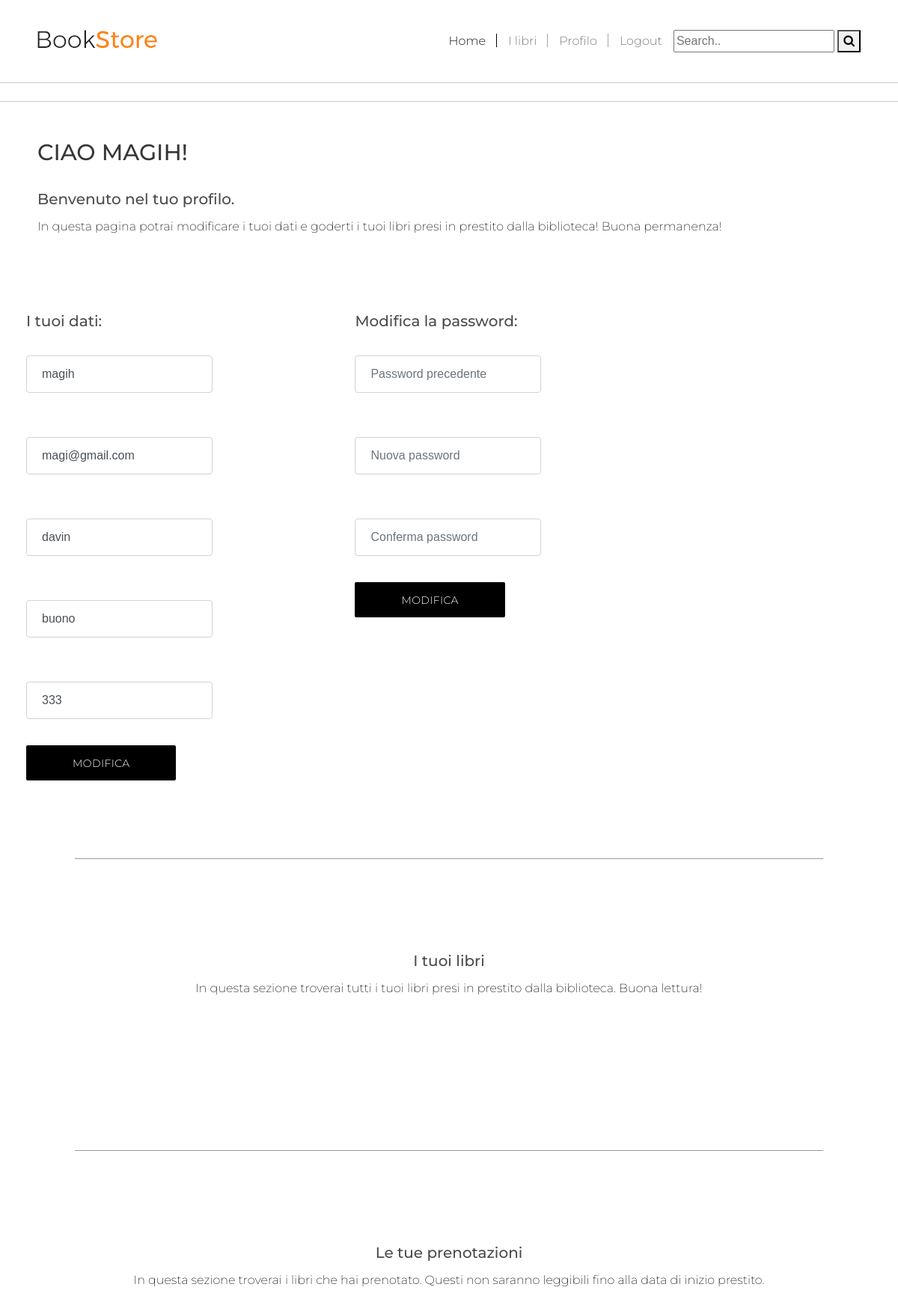
Screenshot of /book-store_Html/book-store/html/profilo.php (signed in) with the database file from the repository.
### tables this page shows
CREATE TABLE `utenti` (
  `numero` int(11) NOT NULL,
  `username` varchar(17) NOT NULL,
  `password` varchar(4000) NOT NULL,
  `email` varchar(25) NOT NULL,
  `nome` varchar(15) NOT NULL,
  `cognome` varchar(15) NOT NULL,
  `telefono` bigint(11) NOT NULL
);

### book-store_Html/book-store/html/profilo.php (the view, shortened to what this page needs)
<!DOCTYPE html>
<html lang="en">
<head>
    <link rel="stylesheet" href="css/bootstrap.min.css">
    <link rel="stylesheet" href="https://cdnjs.cloudflare.com/ajax/libs/font-awesome/4.7.0/css/font-awesome.min.css">
    <link rel="stylesheet" type="text/css" href="css/owl.carousel.min.css">
    <link rel="stylesheet" href="css/styles.css">
</head>
<body>
    <header>
        <div class="main-menu">
            <div class="container">
                <nav class="navbar navbar-expand-lg navbar-light">
                    <a class="navbar-brand" href="index.php"><img src="images/logo.png" alt="logo"></a>
                    <div class="collapse navbar-collapse" id="navbarSupportedContent">
                      <ul class="navbar-nav ml-auto">
                          <li class="navbar-item active">
                              <a href="index.php" class="nav-link">Home</a>
                          </li>
                          <li class="navbar-item">
                              <a href="biblio.php" class="nav-link">I libri</a>
                          </li>
                          <?php
                            if(isset($_SESSION['usr'])){
                              echo("<li class='navbar-item'>
                                  <a href='profilo.php' class='nav-link'>Profilo</a>
                              </li><li class='navbar-item'>
                                  <a href='logout.php' class='nav-link'>Logout</a>
                              </li>");
                            }
                           ?>
                      </ul>
                        <div class="search-container">
  <form action="ricercaRap.php">
    <input type="text" placeholder="Search.." name="titolo">
    <button type="submit"><i class="fa fa-search"></i></button>
  </form>
</div>
                    </div>
                </nav>
            </div>
        </div>
    </header>
    <div class="breadcrumb">
    </div>
    <section class="static about-sec">
        <div class="container">
          <?php
            echo("<h1>Ciao {$_SESSION['usr']}!</h1>");
           ?>
           <h3>Benvenuto nel tuo profilo.</h3>
           <p>In questa pagina potrai modificare i tuoi dati e goderti i tuoi libri presi in prestito dalla biblioteca! Buona permanenza!</p>
           <br>
           <div class="row">
               <form name ="pro" class="form">
                 <div class="form-group">
                     <h3>I tuoi dati:</h3>
           <?php
             require 'strconn.php';
             if(isset($_SESSION['usr'])){
               $query="SELECT username, email, nome, cognome, telefono FROM utenti WHERE username='{$_SESSION["usr"]}'";
               $tab=$dbconn->query($query);
               if($row=$tab->fetch_array(MYSQLI_NUM)){
                 echo("&nbsp&nbsp&nbsp
                 <input class='form-control mr-sm-2' type='search' placeholder='Username' aria-label='Search' value='{$row[0]}' id='uName' onfocusout='ctrlUser()'>
                 &nbsp&nbsp&nbsp&nbsp
                 <input class='form-control mr-sm-2' type='search' placeholder='Email' value='{$row[1]}' id='eMail' aria-label='Search'>
                 &nbsp&nbsp&nbsp&nbsp
                 <input class='form-control mr-sm-2' type='search' placeholder='Nome' value='{$row[2]}' id='nome' aria-label='Search'>
                 &nbsp&nbsp&nbsp&nbsp
                 <input class='form-control mr-sm-2' type='search' placeholder='Cognome' value='{$row[3]}' id='cogn' aria-label='Search'>
                 &nbsp&nbsp&nbsp&nbsp
                 <input class='form-control mr-sm-2' type='search' placeholder='Telefono' value='{$row[4]}' id='tel' aria-label='Search'>
                 <a onclick='ctrlNDati()' class='btn btn-primary btn-lg active' role='button' aria-pressed='true'>Modifica</a>");
               }
             }
            ?>
          </div>
        </form>
   <div class="row">
    <form name ="pro" class="form">
      <div class="form-group">
          <h3>Modifica la password:</h3>
      <input class='form-control mr-sm-2' type='password' placeholder='Password precedente' aria-label='Search' id='oPsw' onfocusout='ctrlOPSW()'>
      <input class='form-control mr-sm-2' type='password' placeholder='Nuova password' id='nPsw' aria-label='Search'>
      <input class='form-control mr-sm-2' type='password' placeholder='Conferma password' id='cPsw' aria-label='Search'>
      <a onclick='ctrlNPsw()' class='btn btn-primary btn-lg active' role='button' aria-pressed='true'>Modifica</a>
</div>
</form>
</div>
</div>
<section class="recomended-sec">
    <div class="container">
<br><hr><br>
</div>
</section>
<section class="recomended-sec">
    <div class="container">
      <h3>I tuoi libri</h3>
      <p>In questa sezione troverai tutti i tuoi libri presi in prestito dalla biblioteca. Buona lettura!</p><br><br><br>
    </div>
</section>
<section class="recomended-sec">
    <div class="container">
<br><hr><br>
</div>
</section>
<section class="recomended-sec">
    <div class="container">
      <h3>Le tue prenotazioni</h3>
      <p>In questa sezione troverai i libri che hai prenotato. Questi non saranno leggibili fino alla data di inizio prestito.</p><br><br><br>
    </div>
</section>
    </section>
</body>
</html>

### book-store_Html/book-store/html/css/styles.css (style rules this page uses)
body { margin: 0px; padding: 0px; font-family: 'Montserrat', sans-serif; color: #000; float: left; width: 100%; }
* { -webkit-box-sizing: border-box; -moz-box-sizing: border-box; box-sizing: border-box; }
*:before, *:after { -webkit-box-sizing: border-box; -moz-box-sizing: border-box; box-sizing: border-box; }
h1, h2, h3, h4, h5, h6, ul { margin: 0px; padding: 0px; }
input { font-family: 'Raleway', sans-serif; outline: 0; }
.btn { background: #ff9700; opacity: 1; color: #fff; text-transform: uppercase; padding: 15px 20px 11px; font-size: 14px; font-weight: 500; letter-spacing: 0.4px; border: 2px solid #ff9700; border-radius: 2px; }
.container { width: auto; padding: 0 50px; max-width: 1200px; }
section { float: left; width: 100%; }
img { max-width: 100%; }
header .main-menu { padding: 40px 0; }
header .main-menu .navbar { padding: 0; }
header .main-menu .navbar-brand { padding: 0; margin-top: -10px; }
header .main-menu .navbar-light .navbar-nav .navbar-item { padding: 0 15px; position: relative; }
header .main-menu .navbar-light .navbar-nav .navbar-item:after { content: ''; width: 1px; height: 18px; float: right; background: #a3a3a3; position: absolute; right: 0; top: 2px; }
header .main-menu .navbar-light .navbar-nav .navbar-item:last-child:after { display: none; }
header .main-menu .navbar-light .navbar-nav .navbar-item.active { color: #000; }
header .main-menu .navbar-light .navbar-nav .navbar-item.active:after { background: #000; }
header .main-menu .navbar-light .navbar-nav .nav-link { padding: 0; font-weight: 300; }
.recomended-sec { text-align: center; margin-bottom: 80px; }
.recomended-sec hr { margin: 0; margin-top: -20px; border-top: 1px solid #999999; }
.about-sec { margin-bottom: 80px; background: #f7f4f0; float: left; width: 100%; }
.breadcrumb { background: transparent; border: 1px solid #ccc; border-left: 0; border-right: 0; margin-bottom: 50px; border-radius: 0; }
.about-sec h1 { font-size: 30px; font-weight: 500; margin-bottom: 32px; text-transform: uppercase; color: #363636; }
.about-sec p { font-size: 16px; font-weight: 200; line-height: 30px; margin-bottom: 25px; }
.static h1 { font-size: 30px; font-weight: 500; margin-bottom: 32px; text-transform: uppercase; color: #363636; }
.static p { font-size: 16px; font-weight: 200; line-height: 30px; margin-bottom: 25px; }
.static .form { margin-top: 50px; margin-bottom: 100px; }
.static .form input { width: 100%; height: 50px; padding-left: 20px; margin-bottom: 35px; }
.static .form .btn { padding: 12px 60px 10px; float: left; font-weight: 300; }
.static h3 { margin-bottom: 10px; font-size: 20px; opacity: 0.7; }
.static .recomended-sec { margin-bottom: 100px; }
.static.about-sec { background: transparent; }

### rows the page displays
utenti: username "magih", email "magi@gmail.com", nome "davin", cognome "buono", telefono "333"

### other values shown
$_SESSION['usr'] "MAGIH"
